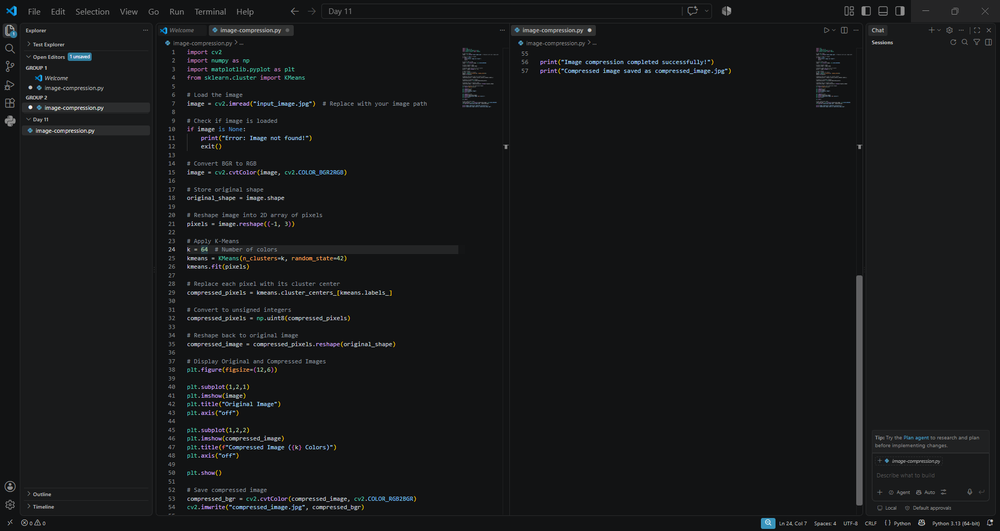
#> input picture Day 09/Image.png, 1000 x 531 px, shrunk from 1920 x 1020 before the run, found by its file name
$ python image-compression.py
#> lines starting #> are read from the running program, lines starting #| are printed output that depends on the picture
import cv2
import numpy as np
import matplotlib.pyplot as plt
from sklearn.cluster import KMeans

# Load the image
image = cv2.imread("image.png")  # Replace with your image path
#> image is the input picture: shape (531, 1000, 3); mean B, G, R 25.5, 24.3, 23.1

# Check if image is loaded
if image is None:
    print("Error: Image not found!")
    exit()

# Convert BGR to RGB
image = cv2.cvtColor(image, cv2.COLOR_BGR2RGB)

# Store original shape
original_shape = image.shape
#> original_shape = (531, 1000, 3)

# Reshape image into 2D array of pixels
pixels = image.reshape((-1, 3))

# Apply K-Means
k = 64  # Number of colors
kmeans = KMeans(n_clusters=k, random_state=42)
kmeans.fit(pixels)

# Replace each pixel with its cluster center
compressed_pixels = kmeans.cluster_centers_[kmeans.labels_]

# Convert to unsigned integers
compressed_pixels = np.uint8(compressed_pixels)

# Reshape back to original image
compressed_image = compressed_pixels.reshape(original_shape)

# Display Original and Compressed Images
plt.figure(figsize=(12,6))

plt.subplot(1,2,1)
plt.imshow(image)
plt.title("Original Image")
plt.axis("off")

plt.subplot(1,2,2)
plt.imshow(compressed_image)
plt.title(f"Compressed Image ({k} Colors)")
plt.axis("off")

plt.show()
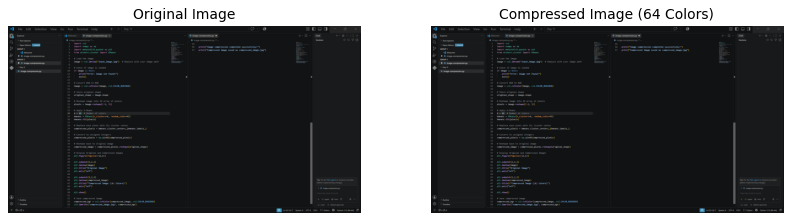
#> figure drawn by matplotlib, 2 panels

# Save compressed image
compressed_bgr = cv2.cvtColor(compressed_image, cv2.COLOR_RGB2BGR)
cv2.imwrite("compressed_image.jpg", compressed_bgr)

print("Image compression completed successfully!")
print("Compressed image saved as compressed_image.jpg")
